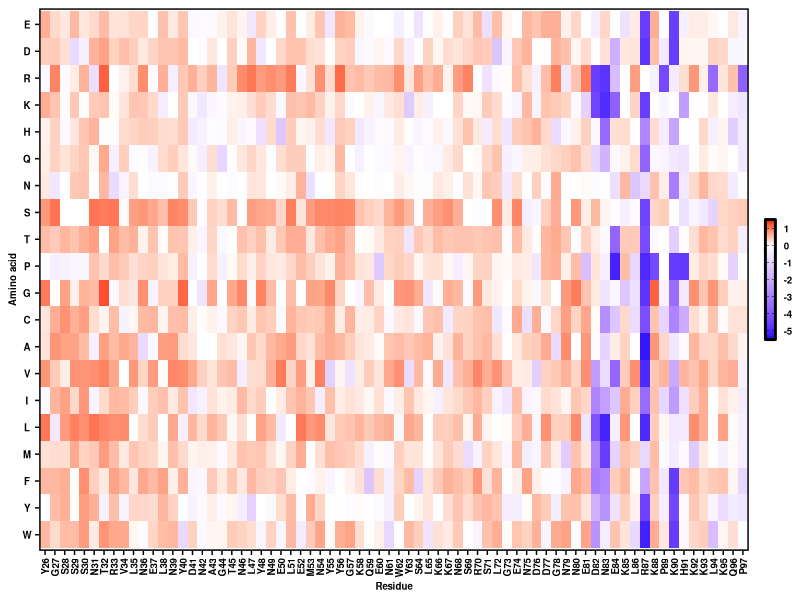

Generate this figure with R:
#R code
library(ggplot2)
library(scales)
library(RColorBrewer)
library(readr)
library(tidyr)
library(reshape)
library(stringr)
library(dplyr)
library(ggrepel)
library(gridExtra)
require(cowplot)

plot_enrich_heatmap <- function(norm_enrich_table){
  textsize <- 7
  p <-  ggplot(norm_enrich_table,aes(x=resi,y=aa,fill=log10(norm_affinity))) +
          geom_tile() +
          scale_fill_gradientn(colours=c("blue", "white", "red"),
                limits=c(-5.5,1.5),
                values=rescale(c(-5.5, 0, 1.5)),
                breaks=c(-5,-4,-3,-2,-1,0,1),
                labels=c('-5','-4','-3','-2','-1','0','1'),
                guide="colorbar",
                na.value="grey") +
          theme_cowplot(12) +
          theme(axis.text=element_text(size=textsize,face="bold",colour = 'black'),
                axis.text.x=element_text(angle=90,hjust=1,vjust=0.5,colour = 'black'),
                axis.text.y=element_text(hjust=0.5,vjust=0.5,colour = 'black'),
                axis.title=element_text(size=textsize,face="bold"),
                axis.line = element_line(colour = 'black', size = 0),
                legend.title=element_blank(),
                panel.border = element_rect(colour = "black", fill=NA, size=1)) +
          guides(fill = guide_colorbar(title.theme=element_blank(),
                                       label.theme=element_text(size=textsize,face="bold",colour='black'),
                                       frame.colour="black",
                                       frame.linewidth = 1,
                                       ticks = TRUE,
                                       ticks.colour = "black",
                                       barwidth = 0.5, barheight = 6, title="Value")) +
          xlab("Residue") +
          ylab("Amino acid")
  ggsave('graph/norm_affinity_heatmap.png',p,width=7, height=2.2, dpi=1200)
  }

aa_level <- rev(c('E','D','R','K','H','Q','N','S','T','P','G','C','A','V','I','L','M','F','Y','W'))
count_table  <- read_tsv('result/nterm_CSP_sub_count.tsv')
frac_R1G1 <- (0.3829*470455+0.3945*470408)/(470455+470408)
frac_R1G2 <- (0.0205*470455+0.0214*470408)/(470455+470408)
frac_R1G3 <- (0.0270*470455+0.0257*470408)/(470455+470408)
frac_R2G1 <- frac_R1G1*0.4878
frac_R2G2 <- frac_R1G2*0.4939
frac_R2G3 <- frac_R1G3*0.0747
enrich_table <- count_table %>% 
                  spread(Sample, Count) %>%
                  mutate(norm_Input=(Input+1)/sum(.$Input)) %>%
                  mutate(norm_R1G1=(R1G1+1)/sum(.$R1G1)*frac_R1G1) %>%
                  mutate(norm_R1G2=(R1G2+1)/sum(.$R1G2)*frac_R1G2) %>%
                  mutate(norm_R1G3=(R1G3+1)/sum(.$R1G3)*frac_R1G3) %>%
                  mutate(norm_R2G1=(R2G1+1)/sum(.$R2G1)*frac_R2G1) %>%
                  mutate(norm_R2G2=(R2G2+1)/sum(.$R2G2)*frac_R2G2) %>%
                  mutate(norm_R2G3=(R2G3+1)/sum(.$R2G3)*frac_R2G3) %>%
                  mutate(affinity=norm_R2G1/norm_R2G2)
WT_affinity   <- filter(enrich_table, Mut=='WT')$affinity
norm_enrich_table <- enrich_table %>%
                       filter(Mut!='WT') %>%
                       mutate(norm_affinity=affinity/WT_affinity) %>%
                       mutate(Pos=str_sub(Mut,2,-2)) %>%
                       mutate(resi=str_sub(Mut,1,-2)) %>%
                       mutate(aa=str_sub(Mut,-1,-1)) %>%
                       filter(aa %in% aa_level) %>%
                       mutate(aa=factor(aa,levels=aa_level)) %>%
                       mutate(Pos=factor(Pos,levels=as.character(seq(26,97)))) %>%
                       arrange(Pos) %>%
                       mutate(resi=factor(resi,levels=unique(resi))) %>%
                       select(Mut, resi, Pos, aa, norm_affinity)
print (norm_enrich_table)
plot_enrich_heatmap(norm_enrich_table)
